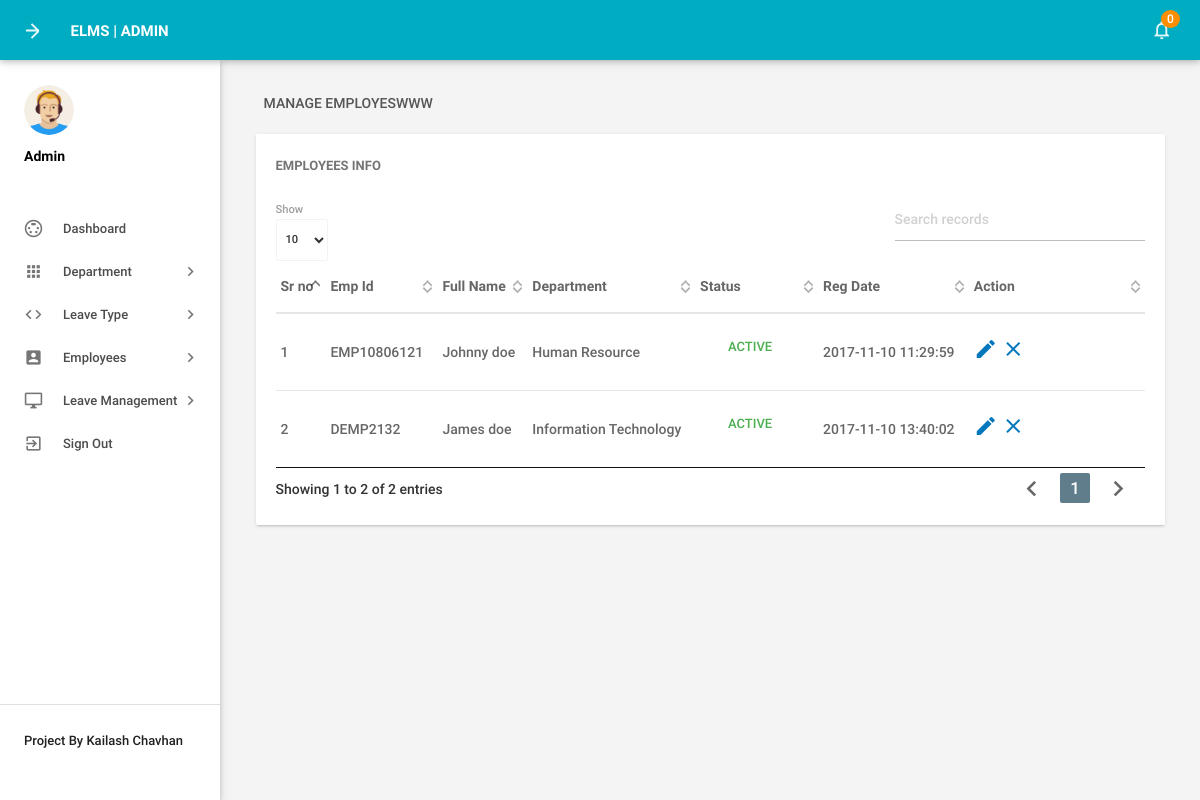
Page /admin/manageemployee.php (signed in) on the committed database.
### tables this page shows
CREATE TABLE IF NOT EXISTS `tblemployees` (
  `id` int(11) NOT NULL,
  `EmpId` varchar(100) NOT NULL,
  `FirstName` varchar(150) NOT NULL,
  `LastName` varchar(150) NOT NULL,
  `EmailId` varchar(200) NOT NULL,
  `Password` varchar(180) NOT NULL,
  `Gender` varchar(100) NOT NULL,
  `Dob` varchar(100) NOT NULL,
  `Department` varchar(255) NOT NULL,
  `Address` varchar(255) NOT NULL,
  `City` varchar(200) NOT NULL,
  `Country` varchar(150) NOT NULL,
  `Phonenumber` char(11) NOT NULL,
  `Status` int(1) NOT NULL,
  `RegDate` timestamp NOT NULL DEFAULT CURRENT_TIMESTAMP
);

### admin/manageemployee.php (the view, shortened to what this page needs)
<?php
include('includes/config.php');
if(strlen($_SESSION['alogin'])==0)
    {
header('location:index.php');
}
else{
 ?>
<!DOCTYPE html>
<html lang="en">
    <head>
        <link type="text/css" rel="stylesheet" href="../assets/plugins/materialize/css/materialize.min.css"/>
        <link type="text/css" rel="stylesheet" href="../assets/plugins/materialicons/icon.css"/>
        <link href="../assets/plugins/material-preloader/css/materialPreloader.min.css" rel="stylesheet">
        <link href="../assets/plugins/datatables/css/jquery.dataTables.min.css" rel="stylesheet">
        <link href="../assets/css/alpha.min.css" rel="stylesheet" type="text/css"/>
        <link href="../assets/css/custom.css" rel="stylesheet" type="text/css"/>
    </head>
    <body>
       <?php include('includes/header.php');?>
       <?php include('includes/sidebar.php');?>
            <main class="mn-inner">
                <div class="row">
                    <div class="col s12">
                        <div class="page-title">Manage EmployesWWW</div>
                    </div>
                    <div class="col s12 m12 l12">
                        <div class="card">
                            <div class="card-content">
                                <span class="card-title">Employees Info</span>
                                <table id="example" class="display responsive-table ">
                                    <thead>
                                        <tr>
                                            <th>Sr no</th>
                                            <th>Emp Id</th>
                                            <th>Full Name</th>
                                            <th>Department</th>
                                             <th>Status</th>
                                             <th>Reg Date</th>
                                            <th>Action</th>
                                        </tr>
                                    </thead>
                                    <tbody>
<?php $sql = "SELECT EmpId,FirstName,LastName,Department,Status,RegDate,id from  tblemployees";
$query = $dbh -> prepare($sql);
$query->execute();
$results=$query->fetchAll(PDO::FETCH_OBJ);
$cnt=1;
if($query->rowCount() > 0)
{
foreach($results as $result)
{               ?>
                                        <tr>
                                            <td> <?php echo htmlentities($cnt);?></td>
                                            <td><?php echo htmlentities($result->EmpId);?></td>
                                            <td><?php echo htmlentities($result->FirstName);?>&nbsp;<?php echo htmlentities($result->LastName);?></td>
                                            <td><?php echo htmlentities($result->Department);?></td>
                                             <td><?php $stats=$result->Status;
if($stats){
                                             ?>
                                                 <a class="waves-effect waves-green btn-flat m-b-xs">Active</a>
                                                 <?php } else { ?>
                                                 <a class="waves-effect waves-red btn-flat m-b-xs">Inactive</a>
                                                 <?php } ?>
                                             </td>
                                              <td><?php echo htmlentities($result->RegDate);?></td>
                                            <td><a href="editemployee.php?empid=<?php echo htmlentities($result->id);?>"><i class="material-icons">mode_edit</i></a>
                                        <?php if($result->Status==1)
 {?>
<a href="manageemployee.php?inid=<?php echo htmlentities($result->id);?>" onclick="return confirm('Are you sure you want to inactive this Employe?');"" > <i class="material-icons" title="Inactive">clear</i>
<?php } else {?>
                                            <a href="manageemployee.php?id=<?php echo htmlentities($result->id);?>" onclick="return confirm('Are you sure you want to active this employee?');""><i class="material-icons" title="Active">done</i>
                                            <?php } ?> </td>
                                        </tr>
                                         <?php $cnt++;} }?>
                                    </tbody>
                                </table>
                            </div>
                        </div>
                    </div>
                </div>
            </main>
        </div>
        <div class="left-sidebar-hover"></div>
    </body>
</html>
<?php } ?>

### rows in the picture
tblemployees: EmpId "EMP10806121", FirstName "Johnny", LastName "doe", Department "Human Resource", Status "ACTIVE", RegDate "2017-11-10 11:29:59"
tblemployees: EmpId "DEMP2132", FirstName "James", LastName "doe", Department "Information Technology", Status "ACTIVE", RegDate "2017-11-10 13:40:02"

### other values in the picture
$unreadcount "0"
